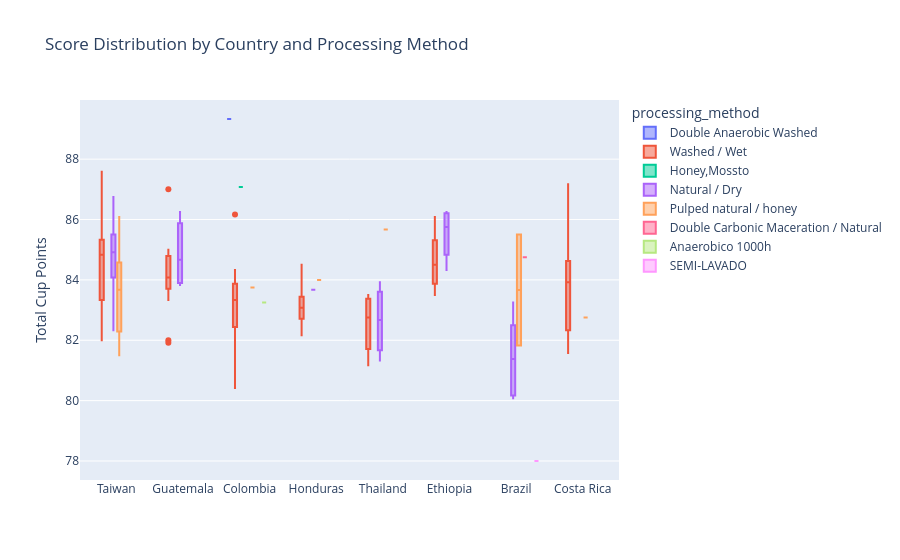

This figure's notebook cell:
### Markdown cell above
## 6. Country Profiles

Different origins have distinct scoring patterns, shaped by terroir, common varieties,
and preferred processing methods.

### Code cell
# Top countries by average score
top_countries = df["country_of_origin"].value_counts().head(8).index
country_df = df[df["country_of_origin"].isin(top_countries)]

fig = px.box(
    country_df,
    x="country_of_origin",
    y="total_cup_points",
    color="processing_method",
    hover_data=["farm_name", "variety"],
    labels={"country_of_origin": "", "total_cup_points": "Total Cup Points"},
    title="Score Distribution by Country and Processing Method",
)
fig.update_layout(xaxis=dict(categoryorder="total descending"))
fig.show()

### Figure 1 — Plotly figure (JSON) as saved in the notebook; plotly's stock layout.template omitted (floating-point values rounded to 4 significant figures; data arrays with more than 128 entries replaced by an {"elided": "..."} marker saying what was removed)
{"data": [{"alignmentgroup": "True", "customdata": [["Finca El Paraiso", "Castillo"]], "hovertemplate": "processing_method=Double Anaerobic Washed<br>=%{x}<br>Total Cup Points=%{y}<br>farm_name=%{customdata[0]}<br>variety=%{customdata[1]}<extra></extra>", "legendgroup": "Double Anaerobic Washed", "marker": {"color": "#636efa"}, "name": "Double Anaerobic Washed", "notched": false, "offsetgroup": "Double Anaerobic Washed", "orientation": "v", "showlegend": true, "type": "box", "x": ["Colombia"], "x0": " ", "xaxis": "x", "y": [89.33], "y0": " ", "yaxis": "y"}, {"alignmentgroup": "True", "customdata": {"elided": "88x2 str values"}, "hovertemplate": "processing_method=Washed / Wet<br>=%{x}<br>Total Cup Points=%{y}<br>farm_name=%{customdata[0]}<br>variety=%{customdata[1]}<extra></extra>", "legendgroup": "Washed / Wet", "marker": {"color": "#EF553B"}, "name": "Washed / Wet", "notched": false, "offsetgroup": "Washed / Wet", "orientation": "v", "showlegend": true, "type": "box", "x": ["Taiwan", "Costa Rica", "Guatemala", "Taiwan", "Taiwan", "Taiwan", "Colombia", "Ethiopia", "Taiwan", "Taiwan", "Taiwan", "Taiwan", "Ethiopia", "Ethiopia", "Taiwan", "Taiwan", "Taiwan", "Taiwan", "Guatemala", "Guatemala", "Guatemala", "Taiwan", "Taiwan", "Guatemala", "Costa Rica", "Taiwan", "Costa Rica", "Honduras", "Ethiopia", "Taiwan", "Guatemala", "Colombia", "Guatemala", "Honduras", "Guatemala", "Guatemala", "Guatemala", "Ethiopia", "Colombia", "Costa Rica", "Guatemala", "Colombia", "Guatemala", "Ethiopia", "Colombia", "Taiwan", "Guatemala", "Honduras", "Colombia", "Thailand", "Ethiopia", "Thailand", "Taiwan", "Guatemala", "Taiwan", "Colombia", "Costa Rica", "Taiwan", "Thailand", "Taiwan", "Honduras", "Honduras", "Taiwan", "Honduras", "Honduras", "Colombia", "Colombia", "Honduras", "Thailand", "Colombia", "Thailand", "Honduras", "Taiwan", "Honduras", "Taiwan", "Honduras", "Taiwan", "Taiwan", "Thailand", "Costa Rica", "Guatemala", "Guatemala", "Colombia", "Costa Rica", "Thailand", "Thailand", "Colombia", "Colombia"], "x0": " ", "xaxis": "x", "y": [87.58, 87.17, 87.0, 86.92, 86.67, 86.25, 86.17, 86.08, 85.58, 85.42, 85.33, 85.33, 85.33, 85.25, 85.25, 85.17, 85.08, 85.08, 85.0, 85.0, 84.92, 84.92, 84.75, 84.67, 84.67, 84.58, 84.5, 84.5, 84.5, 84.42, 84.33, 84.33, 84.25, 84.17, 84.08, 84.08, 84.0, 84.0, 84.0, 83.92, 83.92, 83.83, 83.83, 83.83, 83.83, 83.67, 83.58, 83.5, 83.5, 83.5, 83.5, 83.42, 83.42, 83.33, 83.33, 83.33, 83.33, 83.33, 83.33, 83.25, 83.25, 83.25, 83.17, 83.08, 83.08, 83.0, 82.92, 82.83, 82.83, 82.67, 82.67, 82.67, 82.58, 82.5, 82.5, 82.17, 82.08, 82.0, 82.0, 82.0, 82.0, 81.92, 81.75, 81.58, 81.42, 81.17, 81.17, 80.42], "y0": " ", "yaxis": "y"}, {"alignmentgroup": "True", "customdata": [["Finca Santuario", "Red Bourbon"]], "hovertemplate": "processing_method=Honey,Mossto<br>=%{x}<br>Total Cup Points=%{y}<br>farm_name=%{customdata[0]}<br>variety=%{customdata[1]}<extra></extra>", "legendgroup": "Honey,Mossto", "marker": {"color": "#00cc96"}, "name": "Honey,Mossto", "notched": false, "offsetgroup": "Honey,Mossto", "orientation": "v", "showlegend": true, "type": "box", "x": ["Colombia"], "x0": " ", "xaxis": "x", "y": [87.08], "y0": " ", "yaxis": "y"}, {"alignmentgroup": "True", "customdata": [["七彩琉璃咖啡莊園 Chi Tsai Liu Li Ecological Farm", "Sl34+Gesha"], ["TADE GG", "Ethiopian Heirlooms"], ["Karen Acajabon Coffee Farm", "Gesha"], ["Gelana Geisha", "Gesha"], ["東璧咖啡莊園", "Gesha"], ["櫻桃果古坑咖啡莊園", "Gesha"], ["Finca Vista Hermosa", "Gesha"], ["仲大叔咖啡莊園Uncle Chung.s Coffee Farm", "Typica"], ["鄒築園ZouZhouYuan", "Gesha"], ["嵩岳咖啡莊園", "Gesha"], ["他扶芽有機農園", "Gesha"], ["Uraga Bisrat washing station", "Ethiopian Heirlooms"], ["花蓮縣秀林鄉特用作物（咖啡）產銷第一班Agriculture Production and Marketing Groups of Hualien Shlin township special crop (coffee) 1st class", "Typica"], ["青山坪咖啡農場", "Gesha"], ["北平山林", "Yellow Bourbon"], ["優遊吧斯瑪翡咖啡莊園", "SL34"], ["SAN RAFAEL URIAS VALDES", "Bourbon"], ["名陽園", "SL34"], ["917農場 (917 Farm)", "Typica"], ["Bisrat Melaku Washing Station", "Ethiopian Heirlooms"], ["元富咖啡莊園", "Gesha"], ["El Morito", "Gesha"], ["Baan San Charoen", "Catimor"], ["FINCA ALTA LUZ", "BOURBON, CATURRA Y CATIMOR"], ["Maria Bonita", "Parainema"], ["正源咖啡", "unknown"], ["Fazenda Conquista e Capoeirinha", "Mundo Novo"], ["蜜多莊園", "Typica"], ["Kevin Coffee", "Bourbon, Catimor, Caturra, Typica"], ["銅鏡莊園", "unknow"], ["Fazenda Pedra Preta", "Mundo Novo"], ["寶山謐靚", "unknown"], ["Fazenda Olhos Dagua", "Catucai"], ["Doi Lan", "Typica Bourbon Caturra Catimor"], ["Various farm", null], ["Various farm", "Catuai and Mundo Novo"], ["Fazenda Conquista", "Mundo Novo"]], "hovertemplate": "processing_method=Natural / Dry<br>=%{x}<br>Total Cup Points=%{y}<br>farm_name=%{customdata[0]}<br>variety=%{customdata[1]}<extra></extra>", "legendgroup": "Natural / Dry", "marker": {"color": "#ab63fa"}, "name": "Natural / Dry", "notched": false, "offsetgroup": "Natural / Dry", "orientation": "v", "showlegend": true, "type": "box", "x": ["Taiwan", "Ethiopia", "Guatemala", "Ethiopia", "Taiwan", "Taiwan", "Guatemala", "Taiwan", "Taiwan", "Taiwan", "Taiwan", "Ethiopia", "Taiwan", "Taiwan", "Taiwan", "Taiwan", "Guatemala", "Taiwan", "Taiwan", "Ethiopia", "Taiwan", "Guatemala", "Thailand", "Guatemala", "Honduras", "Taiwan", "Brazil", "Taiwan", "Thailand", "Taiwan", "Brazil", "Taiwan", "Brazil", "Thailand", "Brazil", "Brazil", "Brazil"], "x0": " ", "xaxis": "x", "y": [86.75, 86.25, 86.25, 86.17, 86.08, 85.92, 85.75, 85.67, 85.5, 85.5, 85.5, 85.33, 85.08, 85.0, 84.83, 84.83, 84.67, 84.58, 84.5, 84.33, 84.08, 83.92, 83.92, 83.83, 83.67, 83.58, 83.25, 83.17, 82.67, 82.58, 82.5, 82.33, 81.75, 81.33, 81.0, 80.17, 80.08], "y0": " ", "yaxis": "y"}, {"alignmentgroup": "True", "customdata": [["青葉咖啡莊園", "SL34"], ["Hom Doi", "Catimor"], ["Fazenda Recreio", null], ["御香咖啡園 YU SIANG Coffee Estate", "Gesha"], ["嵐雲綠海咖啡", "Yellow Bourbon"], ["羅馬8號莊園", "Typica"], ["大鋤花間(Dachu Coffee Estate)", "Gesha"], ["苗55咖啡莊園", "unknown"], ["竹崙子莊園", "unknown"], ["finca de la casa", "Typica"], ["La Gallera", "Bourbon Sidra"], ["恆珊農場", "unknown"], ["宋明光\t蝙蝠洞莊園\t蝙蝠洞莊園", "Typica"], ["四分子道", "Typica"], ["樹橋窩莊園", "Typica"], ["AMA EL AROMA Micro lot - Sunrise", "SL28"], ["好客農埸", "unknown"], ["阿拉思家", "Typica"], ["Sitio Colinas", "Yellow Catuai"], ["橫鹿", "Typica"], ["大屯29莊園", "unknown"]], "hovertemplate": "processing_method=Pulped natural / honey<br>=%{x}<br>Total Cup Points=%{y}<br>farm_name=%{customdata[0]}<br>variety=%{customdata[1]}<extra></extra>", "legendgroup": "Pulped natural / honey", "marker": {"color": "#FFA15A"}, "name": "Pulped natural / honey", "notched": false, "offsetgroup": "Pulped natural / honey", "orientation": "v", "showlegend": true, "type": "box", "x": ["Taiwan", "Thailand", "Brazil", "Taiwan", "Taiwan", "Taiwan", "Taiwan", "Taiwan", "Taiwan", "Honduras", "Colombia", "Taiwan", "Taiwan", "Taiwan", "Taiwan", "Costa Rica", "Taiwan", "Taiwan", "Brazil", "Taiwan", "Taiwan"], "x0": " ", "xaxis": "x", "y": [86.08, 85.67, 85.5, 85.25, 84.75, 84.58, 84.58, 84.5, 84.08, 84.0, 83.75, 83.67, 83.58, 83.33, 82.92, 82.75, 82.08, 81.83, 81.83, 81.58, 81.5], "y0": " ", "yaxis": "y"}, {"alignmentgroup": "True", "customdata": [["Fazenda Guariroba", "Yellow Bourbon"]], "hovertemplate": "processing_method=Double Carbonic Maceration / Natural<br>=%{x}<br>Total Cup Points=%{y}<br>farm_name=%{customdata[0]}<br>variety=%{customdata[1]}<extra></extra>", "legendgroup": "Double Carbonic Maceration / Natural", "marker": {"color": "#FF6692"}, "name": "Double Carbonic Maceration / Natural", "notched": false, "offsetgroup": "Double Carbonic Maceration / Natural", "orientation": "v", "showlegend": true, "type": "box", "x": ["Brazil"], "x0": " ", "xaxis": "x", "y": [84.75], "y0": " ", "yaxis": "y"}, {"alignmentgroup": "True", "customdata": [["Buenos Aires", "Red Bourbon,Caturra"]], "hovertemplate": "processing_method=Anaerobico 1000h<br>=%{x}<br>Total Cup Points=%{y}<br>farm_name=%{customdata[0]}<br>variety=%{customdata[1]}<extra></extra>", "legendgroup": "Anaerobico 1000h", "marker": {"color": "#B6E880"}, "name": "Anaerobico 1000h", "notched": false, "offsetgroup": "Anaerobico 1000h", "orientation": "v", "showlegend": true, "type": "box", "x": ["Colombia"], "x0": " ", "xaxis": "x", "y": [83.25], "y0": " ", "yaxis": "y"}, {"alignmentgroup": "True", "customdata": [["Walter Matter", "Mundo Novo"]], "hovertemplate": "processing_method=SEMI-LAVADO<br>=%{x}<br>Total Cup Points=%{y}<br>farm_name=%{customdata[0]}<br>variety=%{customdata[1]}<extra></extra>", "legendgroup": "SEMI-LAVADO", "marker": {"color": "#FF97FF"}, "name": "SEMI-LAVADO", "notched": false, "offsetgroup": "SEMI-LAVADO", "orientation": "v", "showlegend": true, "type": "box", "x": ["Brazil"], "x0": " ", "xaxis": "x", "y": [78.0], "y0": " ", "yaxis": "y"}], "layout": {"boxmode": "group", "legend": {"title": {"text": "processing_method"}, "tracegroupgap": 0}, "title": {"text": "Score Distribution by Country and Processing Method"}, "xaxis": {"anchor": "y", "categoryorder": "total descending", "domain": [0, 1], "title": {"text": ""}}, "yaxis": {"anchor": "x", "domain": [0, 1], "title": {"text": "Total Cup Points"}}}}
